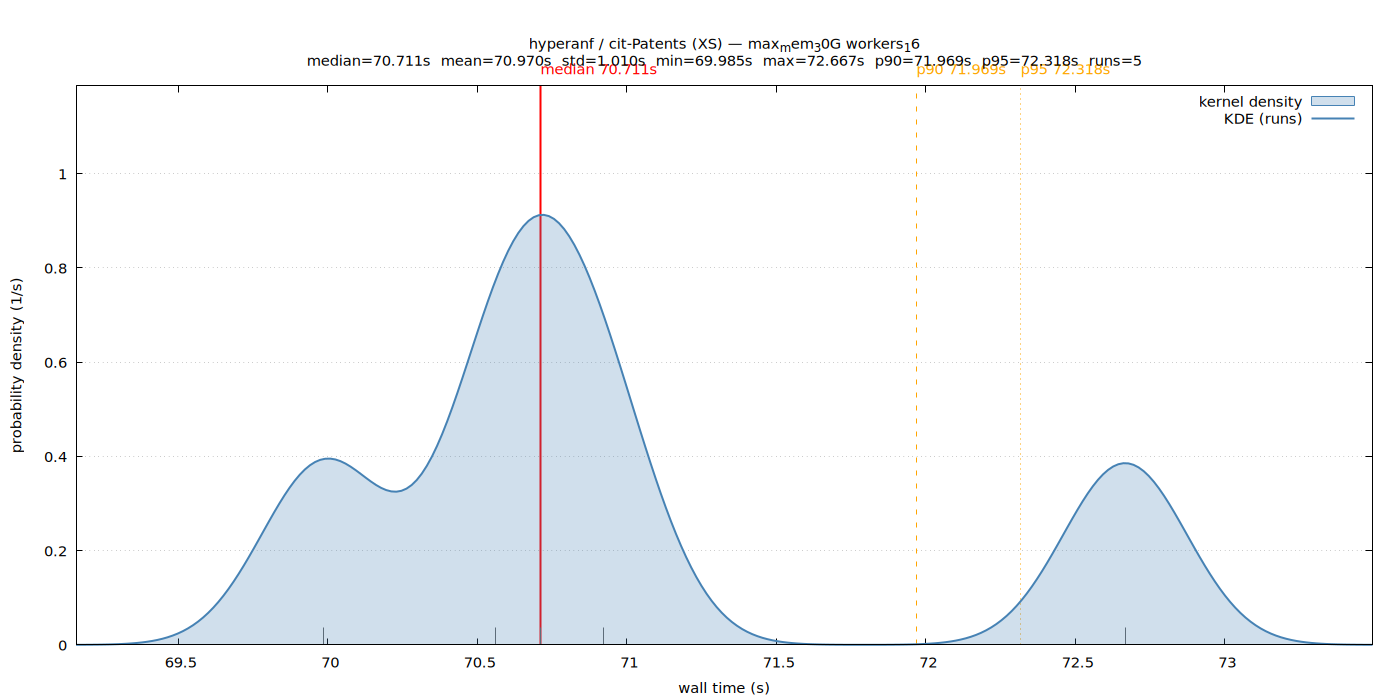

gnuplot code for this plot:
set terminal pngcairo size 1400,700 enhanced font 'Sans,11'
set output '/home/ubuntu/nvm/gfrs/hyperanf/XS/cit-Patents/max_mem_30G_workers_16/wall_time.png'
set title "hyperanf / cit-Patents (XS) — max_mem_30G workers_16\nmedian=70.711s  mean=70.970s  std=1.010s  min=69.985s  max=72.667s  p90=71.969s  p95=72.318s  runs=5"
set xlabel 'wall time (s)'
set ylabel 'probability density (1/s)'
set tmargin 5
set yrange [0:1.18654]
set xrange [69.158149:73.493873]
set grid y
set key top right
set arrow from 70.711064,0 to 70.711064,1.18654 nohead lc rgb 'red' lw 2
set label 'median 70.711s' at 70.711064,1.18654 offset char 0,1 tc rgb 'red'
set arrow from 71.969130,0 to 71.969130,1.18654 nohead lc rgb 'orange' lw 1 dt 2
set label 'p90 71.969s' at 71.969130,1.18654 offset char 0,1 tc rgb 'orange'
set arrow from 72.317831,0 to 72.317831,1.18654 nohead lc rgb 'orange' lw 1 dt 3
set label 'p95 72.318s' at 72.317831,1.18654 offset char 0,1 tc rgb 'orange'
set arrow from 69.985491,0 to 69.985491,0.036509 nohead lc rgb '#666666' lw 1
set arrow from 70.711064,0 to 70.711064,0.036509 nohead lc rgb '#666666' lw 1
set arrow from 70.562266,0 to 70.562266,0.036509 nohead lc rgb '#666666' lw 1
set arrow from 70.923026,0 to 70.923026,0.036509 nohead lc rgb '#666666' lw 1
set arrow from 72.666532,0 to 72.666532,0.036509 nohead lc rgb '#666666' lw 1
plot '/home/ubuntu/nvm/gfrs/hyperanf/XS/cit-Patents/max_mem_30G_workers_16/wall_time.dat' using 1:2 with filledcurves y=0 lc rgb '#4682b4' fs transparent solid 0.25 title 'kernel density', \
     '/home/ubuntu/nvm/gfrs/hyperanf/XS/cit-Patents/max_mem_30G_workers_16/wall_time.dat' using 1:2 with lines lw 2 lc rgb '#4682b4' title 'KDE (runs)'
